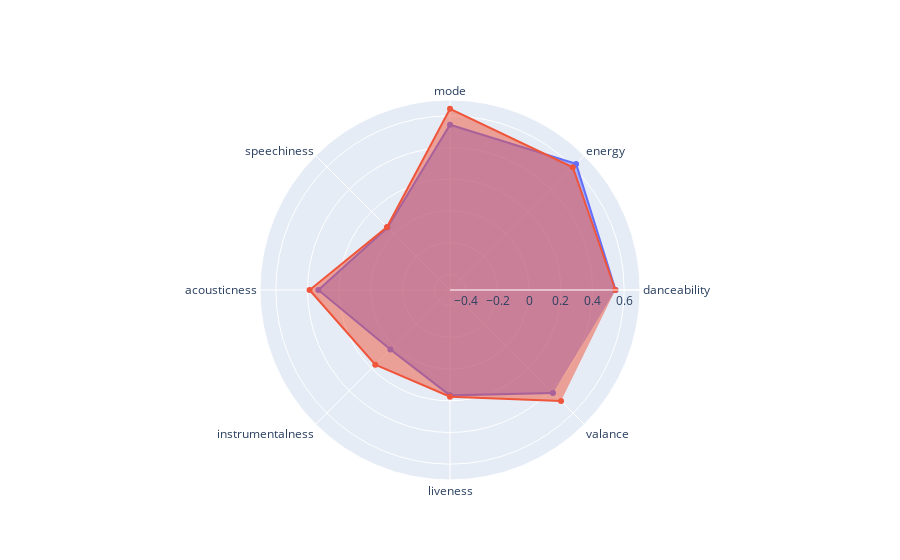

Notebook cell for this chart:
### Code cell
fig = go.Figure()

fig.add_trace(go.Scatterpolar(
      r = audio_features_1_mean,
      theta=features,
      fill='toself',
      name=user1
))
fig.add_trace(go.Scatterpolar(
      r= audio_features_2_mean,
      theta=features,
      fill='toself',
      name=user2
))

fig.update_layout(
  polar=dict(
    radialaxis=dict(
      visible=True,
      range=[-0.5,0.7]
    )),
  showlegend=False
)

fig.show()

### Figure 1 — Plotly figure (JSON) as saved in the notebook; plotly's stock layout.template omitted (floating-point values rounded to 4 significant figures)
{"data": [{"fill": "toself", "name": "Vũ", "r": [0.5456, 0.6262, 0.5439, 0.05793, 0.3313, 0.03227, 0.1655, 0.4197], "theta": ["danceability", "energy", "mode", "speechiness", "acousticness", "instrumentalness", "liveness", "valance"], "type": "scatterpolar"}, {"fill": "toself", "name": "Tran Dinh Vu", "r": [0.5442, 0.5964, 0.6446, 0.06274, 0.3868, 0.1672, 0.1744, 0.4918], "theta": ["danceability", "energy", "mode", "speechiness", "acousticness", "instrumentalness", "liveness", "valance"], "type": "scatterpolar"}], "layout": {"polar": {"radialaxis": {"range": [-0.5, 0.7], "visible": true}}, "showlegend": false}}
